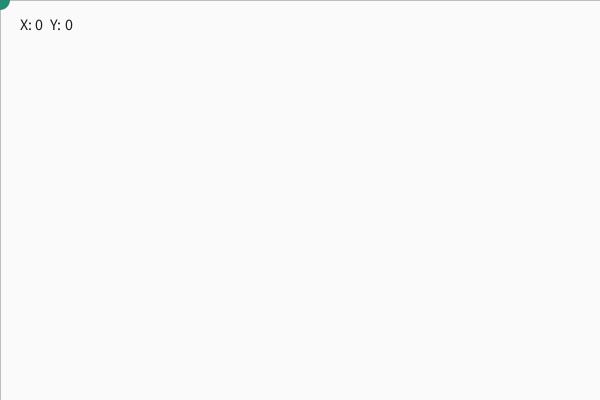
Frame 1 (no input)
Frame 60 (the mouse pressed at the canvas centre just before this capture): identical to frame 1, image omitted
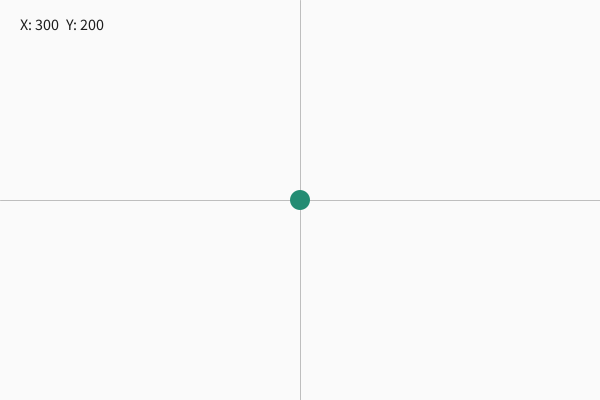
Frame 120 (the mouse held since frame 60 and released just before this capture)

The Processing sketch that drew these frames (run headless with seeded random() and noise(); from frame 60 on, the mouse is pressed at the canvas centre):

// Processing sketch: sistemaDeCoordenadas_1
// ── sistemaDeCoordenadas_1.pde

void setup() {
  size(600, 400);
}

void draw() {
  background(250);

  // Lineas de referencia.
  stroke(190);
  line(mouseX, 0, mouseX, height);
  line(0, mouseY, width, mouseY);

  // Punto en la posicion del cursor.
  noStroke();
  fill(35, 140, 115);
  ellipse(mouseX, mouseY, 20, 20);

  // Coordenadas actuales.
  fill(30);
  textSize(16);
  text("X: " + mouseX + "  Y: " + mouseY, 20, 30);
}
  
